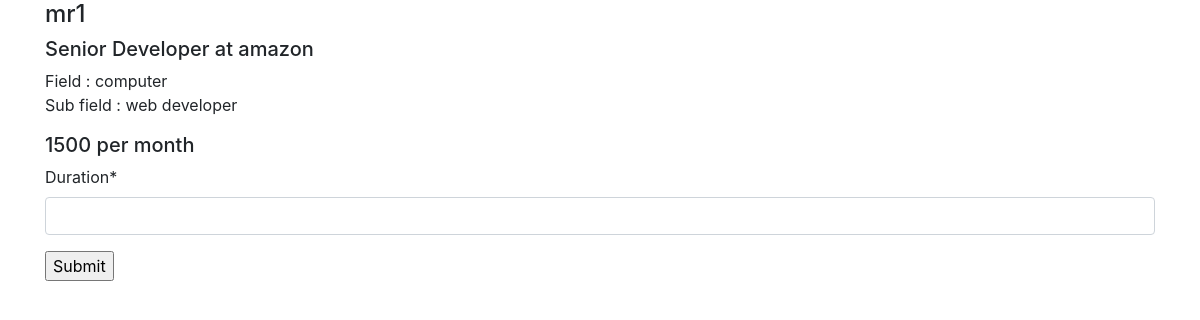
/search_mentor/mentor_detail/1/, run on the app's committed database.
### user_signup/models.py (models this page shows, shortened)
class mentor_model(models.Model):
	username = models.CharField(max_length=100)
	name = models.CharField(max_length=100)
	email = models.EmailField(max_length=254)
	mobile = models.BigIntegerField()
	password = models.CharField(max_length=150)
	dob = models.DateField()
	choices = (('male','Male'),('female','Female'))
	gender = models.CharField(max_length=25,choices=choices)
	field = models.ForeignKey(field,on_delete=models.SET_DEFAULT,default="others")
	sub_field = models.ForeignKey(sub_field,on_delete=models.SET_DEFAULT,default="others")
	occupation = models.CharField(max_length=50)
	company_name = models.CharField(max_length=100)
	pay_per_month = models.PositiveIntegerField(default=1000)
	otp = models.IntegerField()
	verified = models.BooleanField(default=False)
	mobile_verified = models.BooleanField(default=False)

class field(models.Model):
	field_name = models.CharField(max_length=50)

class sub_field(models.Model):
	field = models.ForeignKey(field,on_delete=models.CASCADE)
	sub_field_name = models.CharField(max_length=50)

### homepage/views.py (the view)
# urls.py: path('search_mentor/mentor_detail/<int:mentor_id>/',mentor_detail,name='mentor_detail'),
def mentor_detail(request,mentor_id):
	if mentor_model.objects.filter(id=mentor_id).exists():
		initial = {'mentor_id':mentor_id}
		req_form = request_form(initial=initial)
		data = mentor_model.objects.values('id','name','occupation','company_name','field__field_name','sub_field__sub_field_name','pay_per_month').get(id=mentor_id)
		print(data)
		context = {
			'data': data,
			'form': req_form,
		}
		return render(request,'homepage/mentor_detail.html',context)

### requests/forms.py
class request_form(forms.ModelForm):
	class Meta:
		model = requests_model
		fields = ['mentor_id','duration']
		widgets = {
			'mentor_id' : forms.HiddenInput(),
		}

### templates/homepage/mentor_detail.html (shortened to what this page needs)
{% extends 'base.html' %}
{% load crispy_forms_tags %}
{% block content %}
<div class="container">
	<h4>{{ data.name }}</h4>
	<h5>{{ data.occupation }} at {{ data.company_name }}</h5>
	<p>Field : {{ data.field__field_name }}<br>Sub field : {{ data.sub_field__sub_field_name }}</p>
	<h5>{{ data.pay_per_month }} per month</h5>
	<form method="POST" action="">
		{{ form|crispy }}
		<input type="submit" name="submit">
	</form>
</div>
{% endblock %}

### data on the page
mentor_model: name "mr1", occupation "Senior Developer", company_name "amazon", pay_per_month "1500"
field: field__field_name "computer"
sub_field: sub_field__sub_field_name "web developer"
